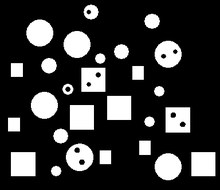
%> input picture Image Processing/Task 5/morph.png, 220 x 190 px, shrunk from 384 x 331 before the run, given in place of 4.1.bmp, which was not available
$ octave Main.m   (GNU Octave 9; MATLAB toolbox functions it lacks are replaced by stand-ins)
%> lines starting %> are read from the running program, lines starting %| are printed output that depends on the picture; in (x1, y1, x2, y2) boxes, pixels count from 0 and x2, y2 are one past the last pixel; in counts of white or black regions, pixels touching at a corner belong together; the program's own positions count from 1; pictures that were not available may be replaced by others from this repository, and a replacement may not be noted
pkg load image;
img = imread('4.1.bmp');
%> img is the input picture: size 190x220x3 uint8; min 0, max 255, mean 54.2
img = rgb2gray(img);
%> img: size 190x220 uint8
img = medfilt2(img);
[h,w] = size(img);
%> h = 190; w = 220


res = img;

for i = 1:(h/20)
  for j = 1:(w/20)

  x = i*20;
  y = j*20;

  mn = 255;
  mx = 0;

  ist = x-19;
  jst = y-19;

  for ii = ist:x
    for jj = jst:y

      ### MIN
      if img(ii,jj) < mn
        mn = img(ii,jj);
      endif

      ### MAX
      if img(ii,jj) > mx
        mx = img(ii,jj);
      endif

    endfor
  endfor

  if mx > mn+55
    th = mn + (mx - mn)/1.5;

    for ii = ist:x
      for jj = jst:y
        if img(ii,jj) >= th
          res(ii,jj) = 255;
        else
          res(ii,jj) = 0;
        endif

      endfor
    endfor
  endif
  endfor
endfor
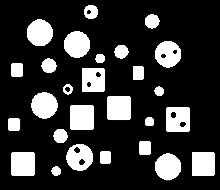
%> res: size 190x220 uint8; min 0, max 255, mean 52.2
%> after the loop, th = 170


res = im2bw(res);
%> res: size 190x220 logical; 20.5% white; 27 white regions

#figure, imshow(res);


cc = bwconncomp(~res);
%> cc = 11 connected components

s = regionprops(cc,'BoundingBox');
%> s = 11 regions; largest, box (x1, y1, x2, y2): (0, 0, 220, 190), (74, 147, 80, 153), (79, 159, 85, 165), (171, 112, 176, 118), (180, 122, 186, 127)

Cimg = true(size(res));
for i = 1:cc.NumObjects
  if abs([s(i).BoundingBox(3)] - [s(i).BoundingBox(4)]) <= 2
     Cimg(cc.PixelIdxList{i}) = false;

 endif

endfor
%> this loop made 11 passes
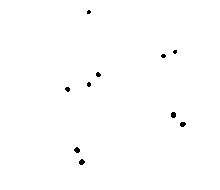
%> Cimg: size 190x220 logical; 99.5% white; 10 black regions (6 under 20 px), largest, box (x1, y1, x2, y2) and area: (171, 112, 176, 118) 26, (74, 147, 80, 153) 26, (79, 159, 85, 165) 26, (180, 122, 186, 127) 24
#figure, imshow(Cimg);
Cimg=~Cimg;


Afilled = imfill(Cimg,'holes'); % fill holes
L = bwlabel(Afilled); % label each connected component
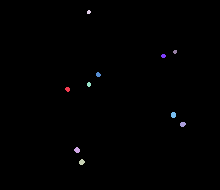
%> L: size 190x220 double; 11 distinct labels, from 0 to 10; one colour per label, 0 black
holes = Afilled - Cimg; % get only holes
%> holes: size 190x220 double; every value is 0
componentLabels = unique(nonzeros(L.*holes)); % get labels of components which have at least one hole
%> componentLabels = []
Cimg = Cimg.*L; % label original image
Cimg(~ismember(Cimg,componentLabels)) = 0; % delete all components which have no hole

#figure, imshow(~Cimg);

##if corners(1,1)-corners(2,1) > 0 && abs(corners(1,3)-corners(2,3))<=2
##		if abs(corners(1,1)-corners(2,1))<=2
##			final_img=res(corners(2,1):corners(1,3),corners(1,2):corners(3,4));
##      endif
##
##endif

#figure, imshow(res);
for i = 0 : 360
tmp=Cimg;
tmp=imrotate(tmp,i);

ss = bwconncomp(tmp);
%> ss = 0 connected components
numPixels = cellfun(@numel,ss.PixelIdxList);
%> numPixels = []
N=size(numPixels,2);
%> N = 0

corners = zeros(0,4);

for j=1:N
#size(corners)

  [X,Y] = ind2sub(size(tmp),ss.PixelIdxList{j});

  mnx=min(X);
  mny=min(Y);

  mxx=max(X);
  mxy=max(Y);
  W=mxx-mnx;
  H=mxy-mny;

  FullObject=tmp(mnx:mxx,mny:mxy);

  ####
  #figure,imshow(FullObject);

  Afilled = imfill(FullObject,'holes'); % fill holes
  #figure, imshow(~Afilled);


  #L = bwlabel(Afilled); % label each connected component
  holes = Afilled - FullObject; % get only holes


  Afilled = imfill(holes,'holes'); % fill holes


  #L = bwlabel(Afilled); % label each connected component
  Inner_Square = Afilled - holes; % get only holes

  s = regionprops(~Inner_Square,'BoundingBox');
  if W==0 || H==0
    continue
  endif
  if Inner_Square(floor(H/2),floor(W/2)) != 0
    if abs([s(1).BoundingBox(3)] - [s(1).BoundingBox(4)]) <= 2
      NewCorner = [mnx, mxx, mny, mxy];
      corners = [corners; NewCorner];
    endif
  endif

endfor
%> this loop made 0 passes
if size(corners)!=3
  continue
endif

answer = IsValidQrCode (corners);
#answer
if answer(1)==1
  tmpres=res;
  tmpres=imrotate(tmpres,i);
  if answer(2)>answer(3) || answer(4)>answer(5)
    continue
  endif
  final_img=tmpres(answer(2):answer(3),answer(4):answer(5));
  figure,imshow(final_img);
  #break;
endif


endfor
